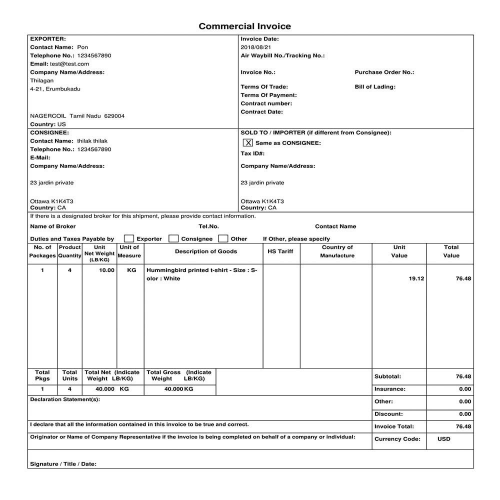
#> input picture input/Commercial-invoice-example.jpg, 1000 x 1000 px (shown at 1/2 size)
$ python -i utils.py   (imports and definitions only)
#> lines starting #> are read from the running program, lines starting #| are printed output that depends on the picture; after the words box and inside, x2 and y2 are one past the last pixel; in counts of white or black regions, pixels touching at a corner belong together
#> further down, picture is the input picture: shape (1000, 1000); min 0, max 255, mean 243.3
import numpy as np
import pytesseract
import cv2
import os
import constant

PREPROCESS_PATH = constant.PREP_PATH

def remove_parent_contours(contours, hierarchy):
  result = []
  for idx, hier in enumerate(hierarchy[0]):
    if hier[2] == -1:
      result.append(contours[idx])
  return result

def sort_contours(cnts, image, method="left-to-right"):
    # initialize the reverse flag and sort index
    reverse = False
    i = 0

    # handle if we need to sort in reverse
    if method == "right-to-left" or method == "bottom-to-top":
        reverse = True

    # handle if we are sorting against the y-coordinate rather than
    # the x-coordinate of the bounding box
    if method == "top-to-bottom" or method == "bottom-to-top":
        i = 1

    # construct the list of bounding boxes and sort them from top to
    # bottom
    boundingBoxes = [cv2.boundingRect(c) for c in cnts]
    (cnts, boundingBoxes) = zip(*sorted(zip(cnts, boundingBoxes),
    key=lambda b:b[1][0] + b[1][1] * image.shape[1], reverse=reverse))

    # return the list of sorted contours and bounding boxes
    return (cnts, boundingBoxes)

def box_extraction(image):
    origin = image.copy()
    img = image.copy()
    (thresh, img_bin) = cv2.threshold(img, 128, 255,
                                        cv2.THRESH_BINARY | cv2.THRESH_OTSU)  # Thresholding the image
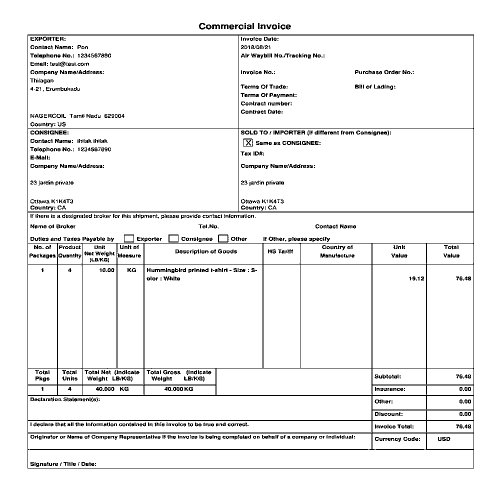
#> img_bin: shape (1000, 1000) (shown at 1/2 size); 94.4% white; black in thin lines or dots, all inside (x1, y1, x2, y2) = (55, 46, 948, 937)
#> thresh = 166
    img_bin = 255-img_bin  # Invert the image
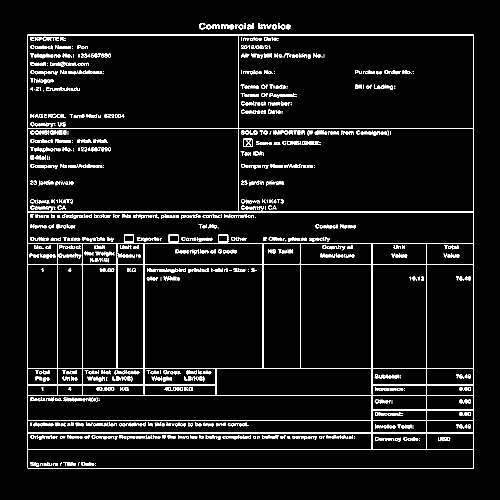
#> img_bin: shape (1000, 1000) (shown at 1/2 size); 5.6% white in thin lines or dots, all inside (x1, y1, x2, y2) = (55, 46, 948, 937)
    cv2.imwrite(PREPROCESS_PATH + "Image_bin.jpg",img_bin)

    # Defining a kernel length
    vertical_kernel_length = np.array(img).shape[1] // 80
    horizontal_kernel_length = np.array(img).shape[0] // 80

    # A verticle kernel of (1 X kernel_length), which will detect all the verticle lines from the image.
    verticle_kernel = cv2.getStructuringElement(cv2.MORPH_RECT, (1, vertical_kernel_length))
    # A horizontal kernel of (kernel_length X 1), which will help to detect all the horizontal line from the image.
    hori_kernel = cv2.getStructuringElement(cv2.MORPH_RECT, (horizontal_kernel_length, 1))
    # A kernel of (3 X 3) ones.
    kernel = cv2.getStructuringElement(cv2.MORPH_RECT, (2, 2))
    # Morphological operation to detect verticle lines from an image
    img_temp1 = cv2.erode(img_bin, verticle_kernel, iterations=2)
#> img_temp1: shape (1000, 1000); 0.6% white in thin lines or dots, all inside (x1, y1, x2, y2) = (55, 81, 948, 927)
    cv2.imwrite(PREPROCESS_PATH + "img_temp1_lines.jpg",img_temp1)
    verticle_lines_img = cv2.dilate(img_temp1, verticle_kernel, iterations=3)
#> verticle_lines_img: shape (1000, 1000); 0.68% white in thin lines or dots, all inside (x1, y1, x2, y2) = (55, 66, 948, 945)
    cv2.imwrite(PREPROCESS_PATH + "verticle_lines.jpg",verticle_lines_img)
    # Morphological operation to detect horizontal lines from an image
    img_temp2 = cv2.erode(img_bin, hori_kernel, iterations=3)
#> img_temp2: shape (1000, 1000); 1.6% white in thin lines or dots, all inside (x1, y1, x2, y2) = (73, 69, 933, 937)
    horizontal_lines_img = cv2.dilate(img_temp2, hori_kernel, iterations=4)
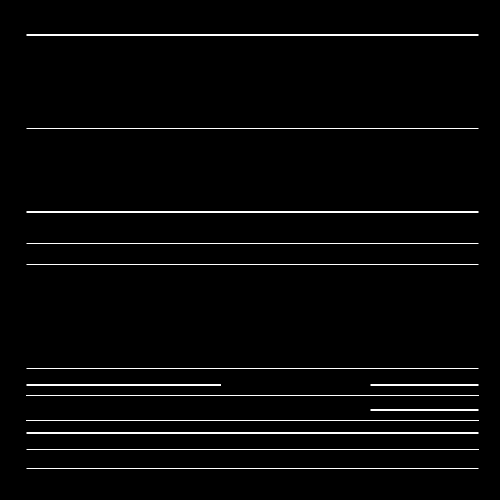
#> horizontal_lines_img: shape (1000, 1000) (shown at 1/2 size); 1.7% white in thin lines or dots, all inside (x1, y1, x2, y2) = (53, 69, 957, 937)
    cv2.imwrite(PREPROCESS_PATH + "horizontal_lines.jpg",horizontal_lines_img)
    # Weighting parameters, this will decide the quantity of an image to be added to make a new image.
    alpha = 0.5
    beta = 1.0 - alpha
    # This function helps to add two image with specific weight parameter to get a third image as summation of two image.
    img_final_bin = cv2.addWeighted(verticle_lines_img, alpha, horizontal_lines_img, beta, 0.0)
    img_final_bin = cv2.erode(~img_final_bin, kernel, iterations=1)
    (thresh, img_final_bin) = cv2.threshold(img_final_bin, 128, 255, cv2.THRESH_BINARY | cv2.THRESH_OTSU)
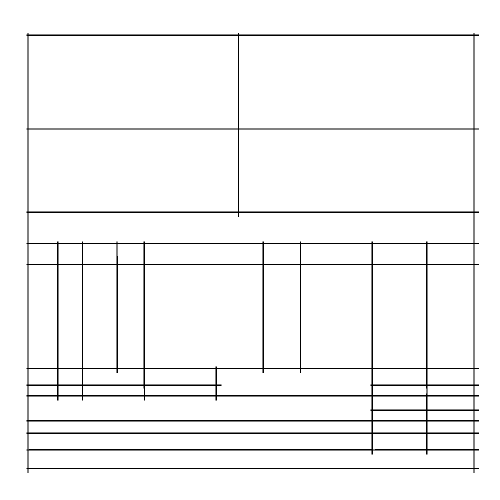
#> img_final_bin: shape (1000, 1000) (shown at 1/2 size); 96.1% white; 1 black region
#> thresh = 127
    # For Debugging
    # Enable this line to see verticle and horizontal lines in the image which is used to find boxes
    cv2.imwrite(PREPROCESS_PATH + "img_final_bin.jpg",img_final_bin)
    # Find contours for image, which will detect all the boxes
    contours, hierarchy = cv2.findContours(img_final_bin, cv2.RETR_TREE, cv2.CHAIN_APPROX_SIMPLE)
#> contours = 50 contours; largest, box (x1, y1, x2, y2) and area: (0, 0, 1000, 1000) 998001, (52, 65, 959, 947) 779202, (478, 72, 947, 257) 86112, (57, 72, 476, 257) 76912, (478, 259, 947, 423) 76284
    contours = remove_parent_contours(contours, hierarchy)
#> the loop in remove_parent_contours, `for idx, hier in enumerate(hierarchy[0]):` made 50 passes
#> hier on passes 1 to 8: [-1, -1, 1, -1], [-1, -1, 2, 0], [3, -1, -1, 1], [4, 2, -1, 1], [5, 3, -1, 1], [6, 4, -1, 1], [7, 5, -1, 1], [8, 6, -1, 1]
#> after the loop in remove_parent_contours, `for idx, hier in enumerate(hierarchy[0]):`: result = 48 contours; largest, box (x1, y1, x2, y2) and area: (478, 72, 947, 257) 86112, (57, 72, 476, 257) 76912, (478, 259, 947, 423) 76284, (57, 259, 476, 423) 68134, (57, 426, 947, 486) 52349
#> contours has the same summary as result in remove_parent_contours
    # Sort all the contours by top to bottom.
    (contours, boundingBoxes) = sort_contours(contours, img, method="top-to-bottom")
#> in sort_contours, `boundingBoxes = [cv2.boundingRect(c) for c in cnts]`: boundingBoxes = 48 items, first 6: (57, 901, 890, 35), (855, 868, 92, 30), (746, 868, 106, 31), (57, 868, 686, 31), (855, 843, 92, 22), (746, 843, 106, 22)
#> in sort_contours, `(cnts, boundingBoxes) = zip(*sorted(zip(cnts, boundingBoxes), key=lamb..`: cnts has the same summary as result in remove_parent_contours; boundingBoxes = 48 items, first 6: (57, 72, 419, 185), (478, 72, 469, 185), (57, 259, 419, 164), (478, 259, 469, 164), (57, 426, 890, 60), (57, 488, 57, 40)
    idx = 0
    bounding_boxes = []
    for c in contours:
        # Returns the location and width,height for every contour
        x, y, w, h = cv2.boundingRect(c)
        # If the box height is greater then 20, widht is >80, then only save it as a box in "cropped/" folder.
        if (w > img.shape[1] / 50 and h > img.shape[0] / 100 and h < img.shape[0] * 0.8):
            idx += 1
            origin = cv2.rectangle(origin, (x, y), (x+w, y+h), (0, 0, 255), 1)
            origin = cv2.putText(origin, "#{}".format(idx-1), (x-10, y-10), cv2.FONT_HERSHEY_SIMPLEX,
            0.7, (0, 0, 255), 2)
            bounding_boxes.append((x, y, w, h))
#> this loop made 48 passes
#> (c, x, y, w, h) on passes 1, 2, 3, 4, 6, 7: ([[57, 72], [57, 256], [475, 256], [475, 72]], 57, 72, 419, 185), ([[478, 72], [478, 256], [946, 256], [946, 72]], 478, 72, 469, 185), ([[57, 259], [57, 422], [475, 422], [475, 259]], 57, 259, 419, 164), ([[478, 259], [478, 422], [946, 422], [946, 259]], 478, 259, 469, 164), ([[57, 488], [57, 527], [113, 527], [113, 488]], 57, 488, 57, 40), ([[117, 488], [117, 527], [163, 527], [163, 488]], 117, 488, 47, 40)
#> pass 1, in box_extraction, `origin = cv2.rectangle(origin, (x, y), (x+w, y+h), (0, 0, 255), 1)`:
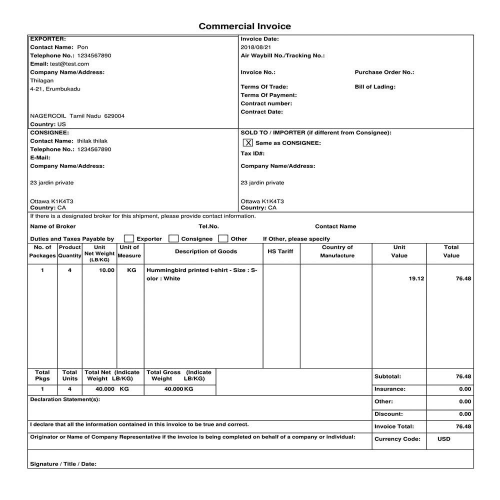
#> origin: shape (1000, 1000) (shown at 1/2 size); 0.12% of pixels changed, all inside (x1, y1, x2, y2) = (57, 72, 477, 258)
#> pass 2, in box_extraction, `origin = cv2.rectangle(origin, (x, y), (x+w, y+h), (0, 0, 255), 1)`:
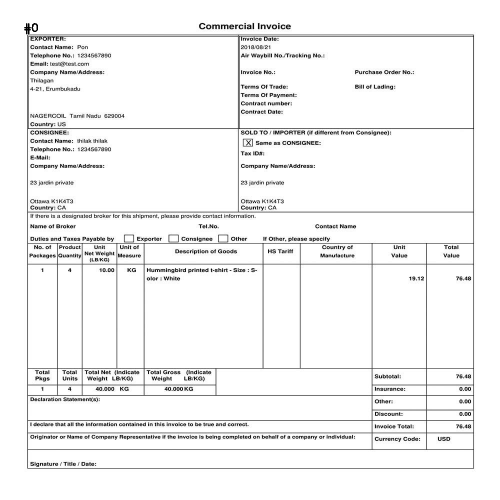
#> origin: shape (1000, 1000) (shown at 1/2 size); min 0, max 255, mean 242.9
#> after the loop:
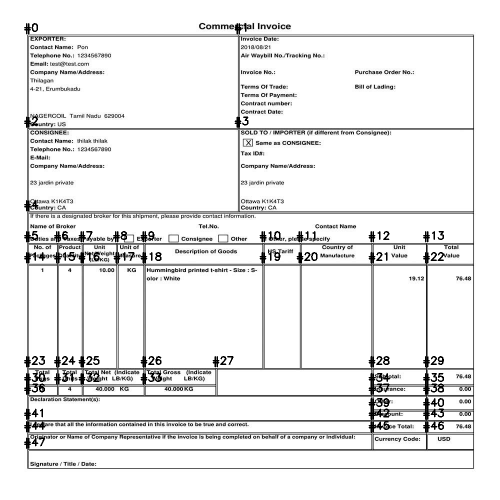
#> origin: shape (1000, 1000) (shown at 1/2 size); min 0, max 255, mean 235.2
#> after the loop, bounding_boxes has the same summary as boundingBoxes in sort_contours; idx = 48
    cv2.imwrite(PREPROCESS_PATH + "img_boxes.jpg", origin)
    return bounding_boxes

# preprocess image before reading text (grayscale and zoom in)
# [13 lines left out: functions preprocess_img, get_text_from_img, not called in this run]

# get text from image in the box region
def get_text_from_box(img, box, preprocess=True):
    return get_text_from_img(img[box[1]:box[1]+box[3], box[0]:box[0]+box[2]], preprocess=preprocess)

# get text data from image (position, lines, probability, ...)
# [203 lines left out: functions get_data_from_img, is_row_item_header, is_row_belong_to_header, is_box_belong_to_header, get_header_text, split_row and 5 more, not called in this run]

>>> import cv2
>>> picture = cv2.imread('input/Commercial-invoice-example.jpg', cv2.IMREAD_GRAYSCALE)
>>> result = box_extraction(picture)
#> result has the same summary as boundingBoxes in sort_contours

$ run again, on input/ezgif.com-webp-to-jpg.jpg
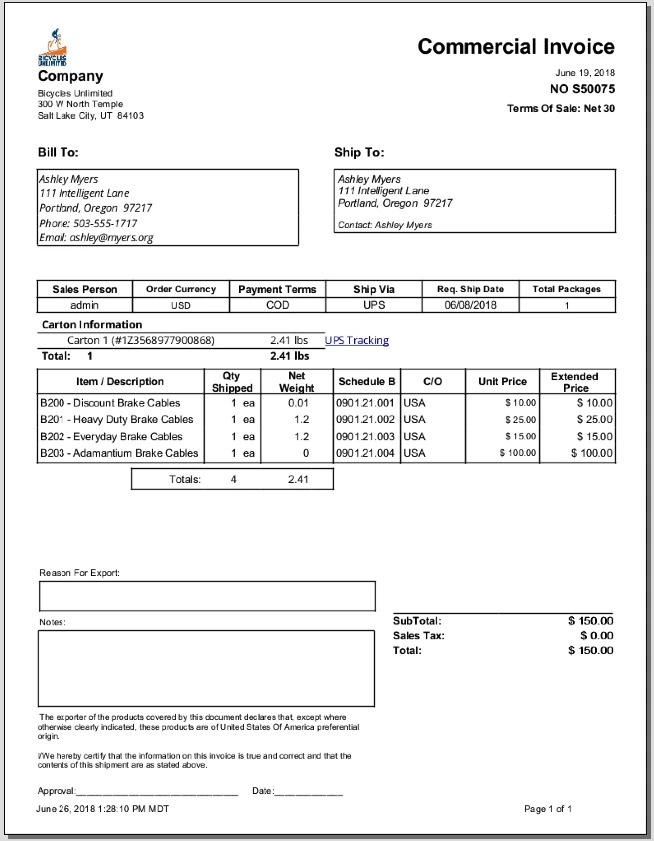
#> input picture input/ezgif.com-webp-to-jpg.jpg, 654 x 841 px
#> in box_extraction, `(thresh, img_bin) = cv2.threshold(img, 128, 255, cv2.THRESH_BINARY | c..`:
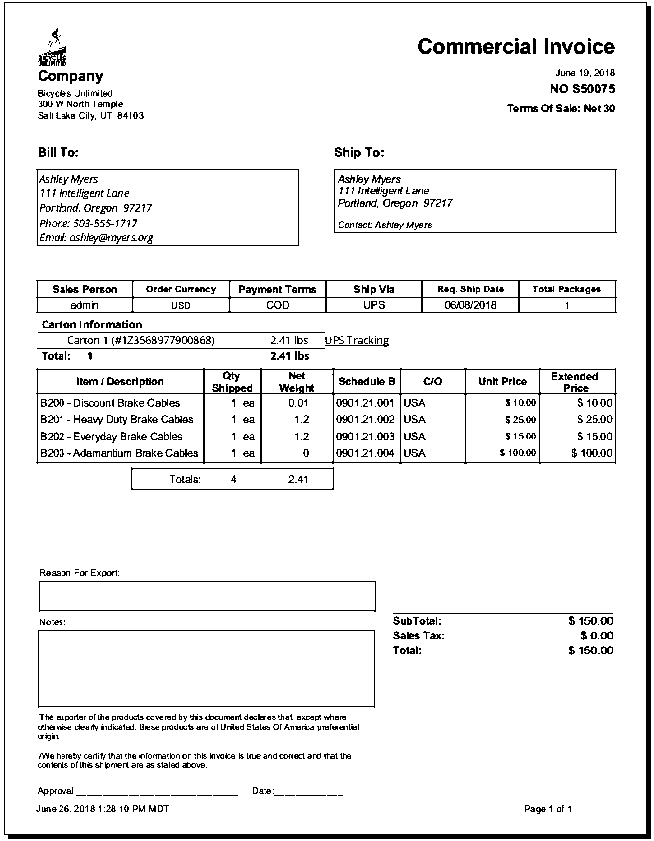
#> img_bin: shape (841, 654); 93.1% white; black in thin lines or dots
#> in box_extraction, `(thresh, img_bin) = cv2.threshold(img, 128, 255, cv2.THRESH_BINARY | c..`: thresh = 161
#> img_temp1: shape (841, 654); 1.2% white; 30 white regions (11 under 20 px), largest, box (x1, y1, x2, y2) and area: (646, 10, 651, 833) 4099, (4, 10, 5, 829) 819, (203, 376, 205, 458) 164
#> verticle_lines_img: shape (841, 654); 1.3% white; 29 white regions, largest, box (x1, y1, x2, y2) and area: (646, 1, 651, 841) 4184, (4, 1, 5, 841) 840, (203, 367, 205, 470) 206
#> img_temp2: shape (841, 654); 1.9% white; 23 white regions (1 under 20 px), largest, box (x1, y1, x2, y2) and area: (19, 834, 639, 839) 3084, (19, 2, 635, 3) 616, (51, 280, 605, 281) 554
#> horizontal_lines_img: shape (841, 654); 2.1% white; 23 white regions, largest, box (x1, y1, x2, y2) and area: (3, 834, 654, 839) 3239, (3, 2, 654, 3) 651, (35, 280, 625, 281) 590
#> in box_extraction, `(thresh, img_final_bin) = cv2.threshold(img_final_bin, 128, 255, cv2.T..`: thresh = 127
#> in box_extraction, `contours, hierarchy = cv2.findContours(img_final_bin, cv2.RETR_TREE, c..`: contours = 52 contours, 2 with area under 20; largest, box (x1, y1, x2, y2) and area: (6, 4, 646, 834) 529731, (34, 366, 627, 498) 61415, (36, 628, 385, 716) 26875, (40, 632, 374, 706) 24309, (34, 167, 309, 254) 20947
#> the loop in remove_parent_contours, `for idx, hier in enumerate(hierarchy[0]):` made 52 passes
#> hier on passes 1 to 8: [1, -1, -1, -1], [2, 0, -1, -1], [3, 1, -1, -1], [51, 2, 4, -1], [5, -1, -1, 3], [7, 4, 6, 3], [-1, -1, -1, 5], [8, 5, -1, 3]
#> after the loop in remove_parent_contours, `for idx, hier in enumerate(hierarchy[0]):`: result = 45 contours, 2 with area under 20; largest, box (x1, y1, x2, y2) and area: (40, 632, 374, 706) 24309, (39, 171, 298, 245) 18834, (336, 171, 615, 232) 16680, (39, 395, 203, 462) 10758, (41, 583, 375, 610) 8658
#> in box_extraction, `contours = remove_parent_contours(contours, hierarchy)`: contours has the same summary as result in remove_parent_contours
#> in sort_contours, `boundingBoxes = [cv2.boundingRect(c) for c in cnts]`: boundingBoxes = 45 items, first 6: (652, 840, 2, 1), (6, 836, 640, 5), (648, 4, 6, 830), (294, 794, 42, 4), (40, 632, 334, 74), (391, 612, 232, 4)
#> in sort_contours, `(cnts, boundingBoxes) = zip(*sorted(zip(cnts, boundingBoxes), key=lamb..`: cnts has the same summary as result in remove_parent_contours; boundingBoxes = 45 items, first 6: (0, 0, 654, 841), (648, 4, 6, 830), (532, 36, 6, 26), (544, 36, 6, 26), (60, 48, 4, 26), (39, 171, 259, 74)
#> the loop in box_extraction, `for c in contours:` made 45 passes
#> (c, x, y, w, h) on passes 6 to 11: ([[39, 171], [39, 244], [297, 244], [297, 171]], 39, 171, 259, 74), ([[336, 171], [336, 231], [614, 231], [614, 171]], 336, 171, 279, 61), ([[39, 282], [39, 296], [131, 296], [131, 282]], 39, 282, 93, 15), ([[134, 282], [134, 296], [228, 296], [228, 282]], 134, 282, 95, 15), ([[231, 282], [231, 296], [324, 296], [324, 282]], 231, 282, 94, 15), ([[328, 282], [328, 296], [420, 296], [420, 282]], 328, 282, 93, 15)
#> after the loop in box_extraction, `for c in contours:`:
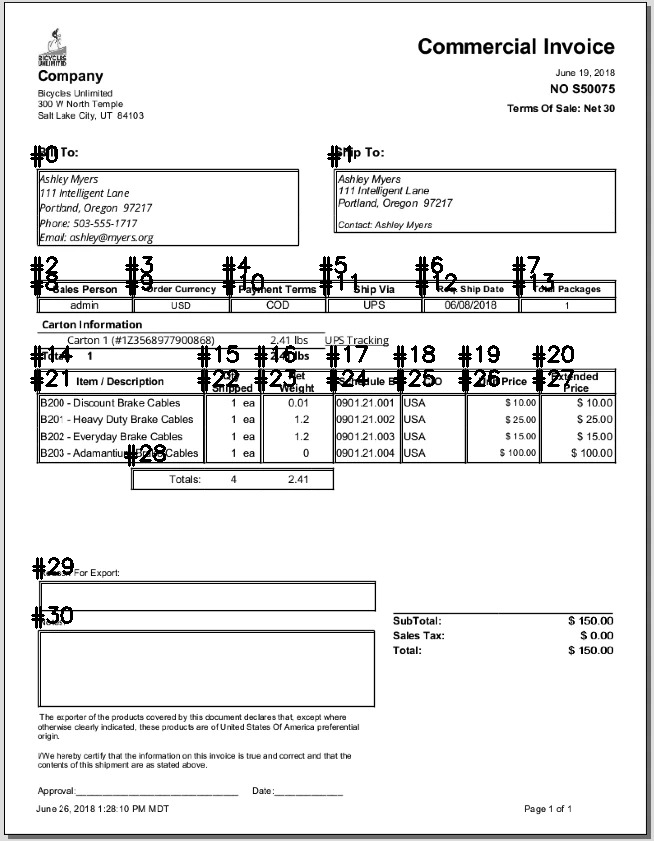
#> origin: shape (841, 654); min 0, max 255, mean 232.6
#> after the loop in box_extraction, `for c in contours:`: bounding_boxes = 31 items, first 6: (39, 171, 259, 74), (336, 171, 279, 61), (39, 282, 93, 15), (134, 282, 95, 15), (231, 282, 94, 15), (328, 282, 93, 15); idx = 31
#> `result = box_extraction(picture)`: result has the same summary as bounding_boxes in box_extraction
